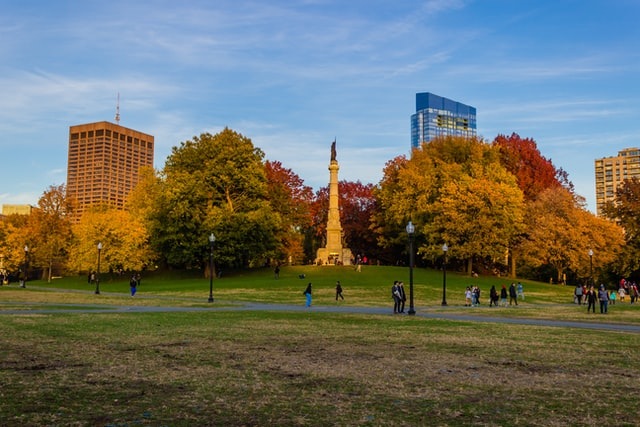
#> input picture resources/photos/park.jpg, 640 x 427 px
$ python 23_haar.py
#> lines starting #> are read from the running program, lines starting #| are printed output that depends on the picture; after the words box and inside, x2 and y2 are one past the last pixel; in counts of white or black regions, pixels touching at a corner belong together
"""Detectar rostos (Haar Cascade) (código da aula, para os alunos digitarem).

Pode ser executado de qualquer pasta: os caminhos partem da raiz do repositório.
"""
import os
from pathlib import Path

os.chdir(Path(__file__).resolve().parents[1])

import cv2 as cv
import numpy as np

img = cv.imread("resources/photos/park.jpg")      # matriz (altura, largura, 3) em BGR
#> img is the input picture: shape (427, 640, 3); mean B, G, R 98.3, 110, 108.2
gray = cv.cvtColor(img, cv.COLOR_BGR2GRAY)         # matriz (altura, largura)
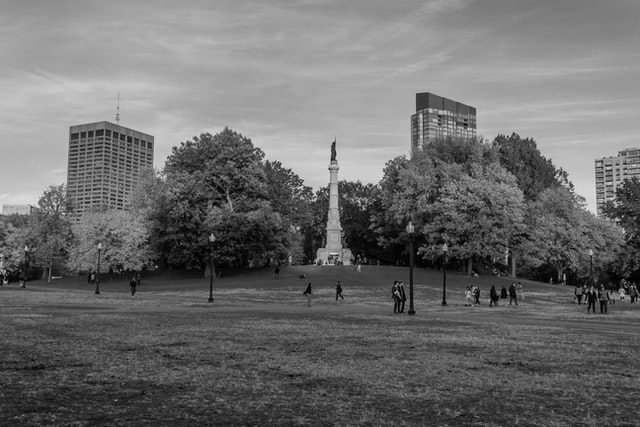
#> gray: shape (427, 640); min 0, max 239, mean 108.1
group = cv.imread("resources/photos/group_2.jpg")
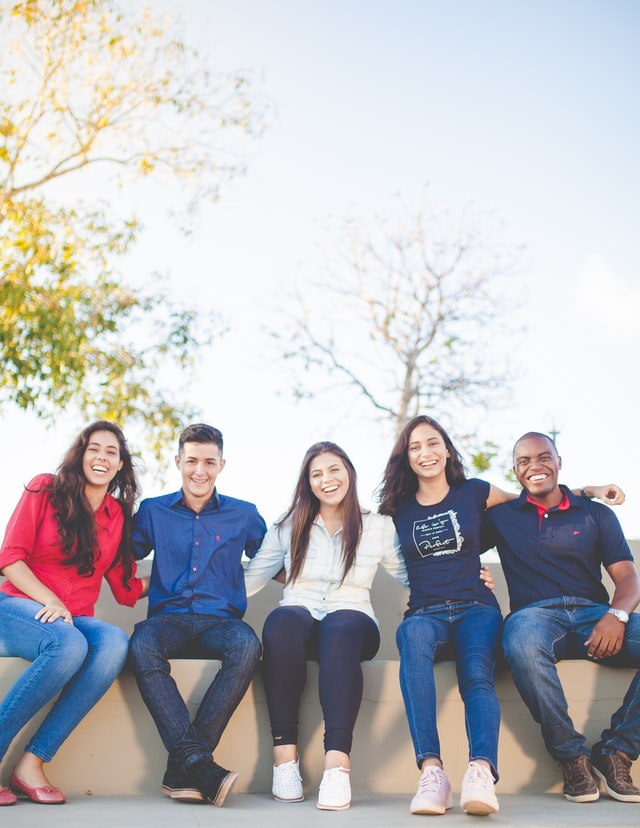
#> input picture resources/photos/group_2.jpg, 640 x 828 px
#> group is the input picture: shape (828, 640, 3); mean B, G, R 190, 185.8, 187
g = cv.cvtColor(group, cv.COLOR_BGR2GRAY)              # Haar trabalha em cinza
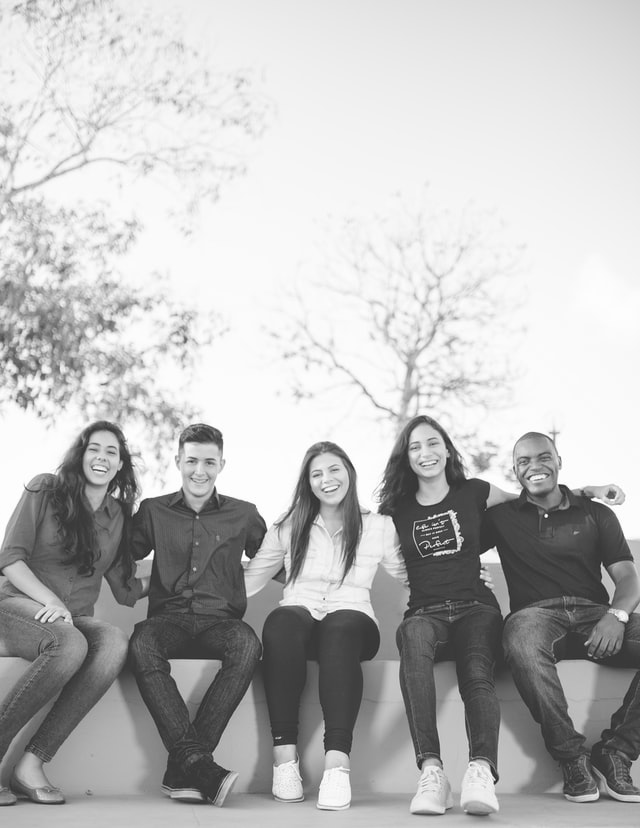
#> g: shape (828, 640); min 34, max 255, mean 186.6
haar = cv.CascadeClassifier("03_faces/haar_face.xml")
faces = haar.detectMultiScale(g, scaleFactor=1.1, minNeighbors=4)
#> faces = [[77, 430, 52, 52], [399, 425, 52, 52], [511, 440, 49, 49], [301, 452, 51, 51], [77, 465, 55, 55], [173, 441, 52, 52], [298, 562, 50, 50]]
print(len(faces), "caixas")
#| 7 caixas
for (x, y, w, h) in faces:
    cv.rectangle(group, (x, y), (x + w, y + h), (0, 255, 0), 2)
#> this loop made 7 passes
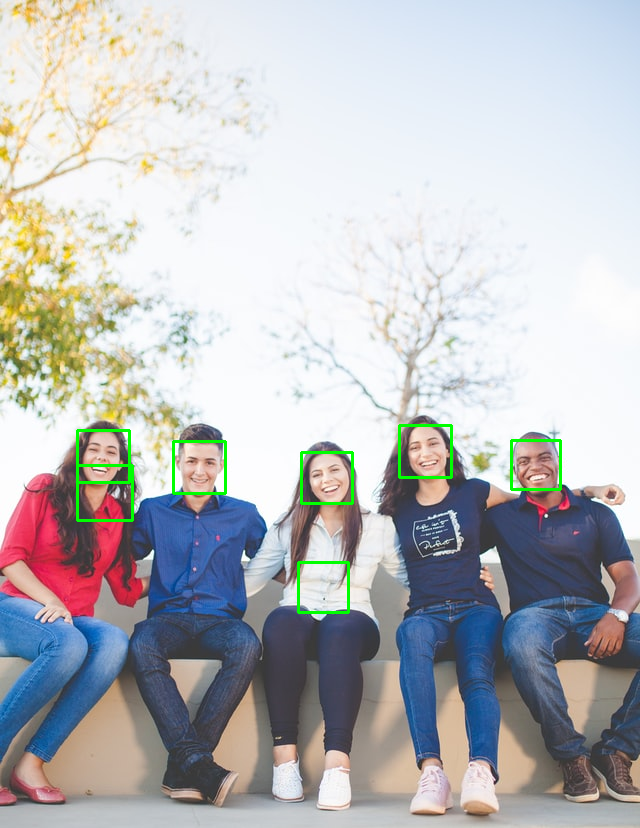
#> group: shape (828, 640, 3); 0.8% of pixels changed, all inside (x1, y1, x2, y2) = (76, 424, 562, 614)
cv.imshow("rostos detectados", group)

cv.waitKey(0)
cv.destroyAllWindows()
